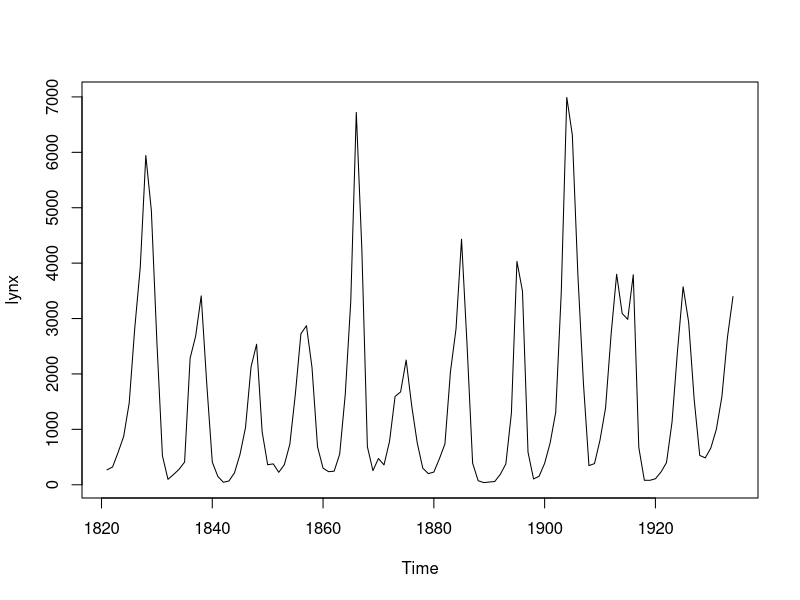
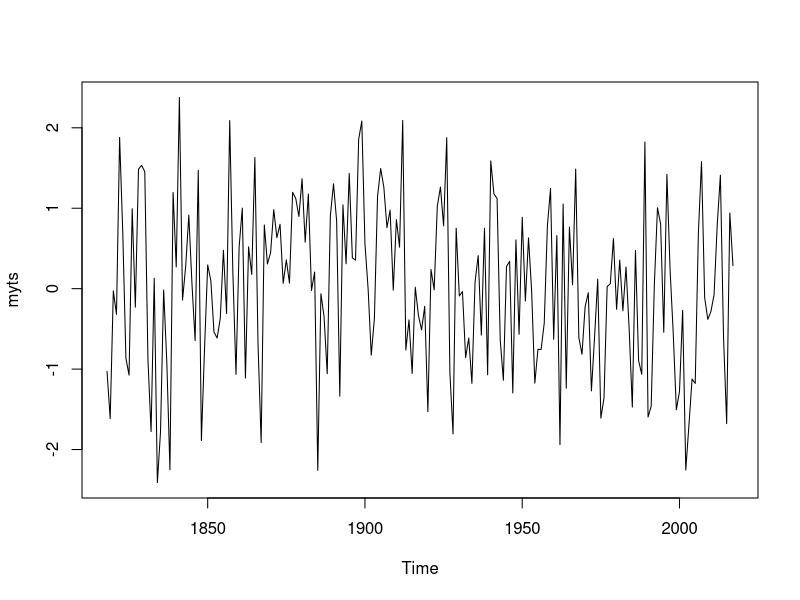
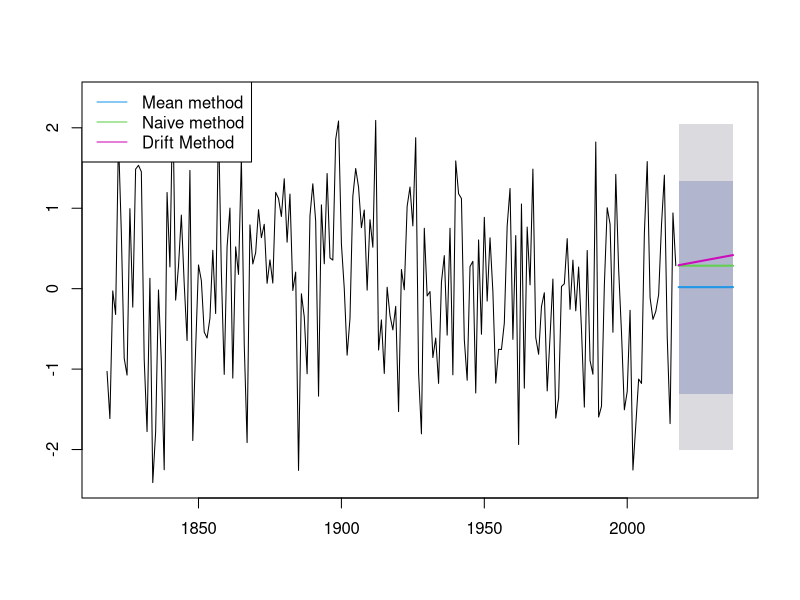
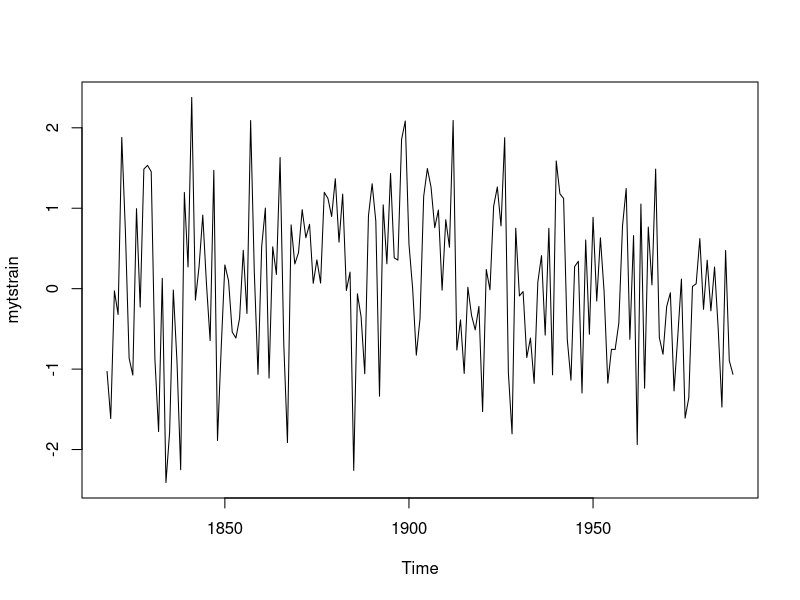
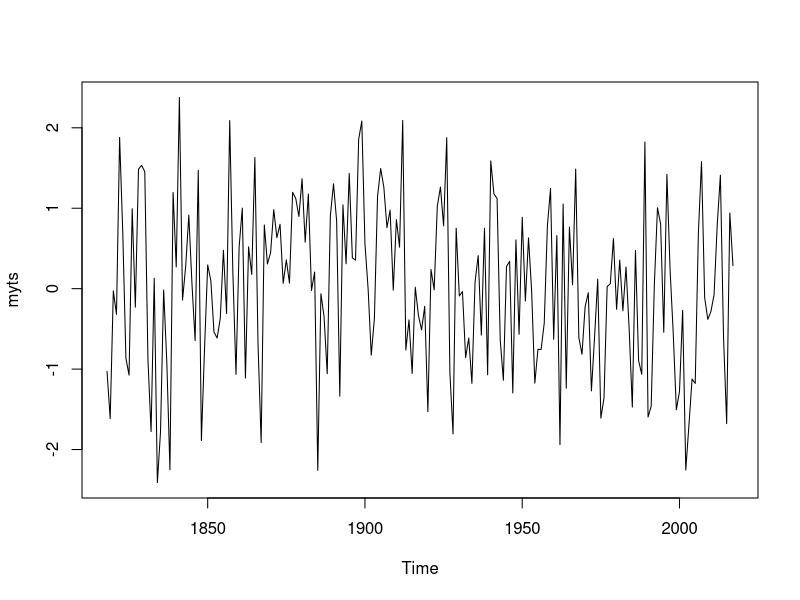
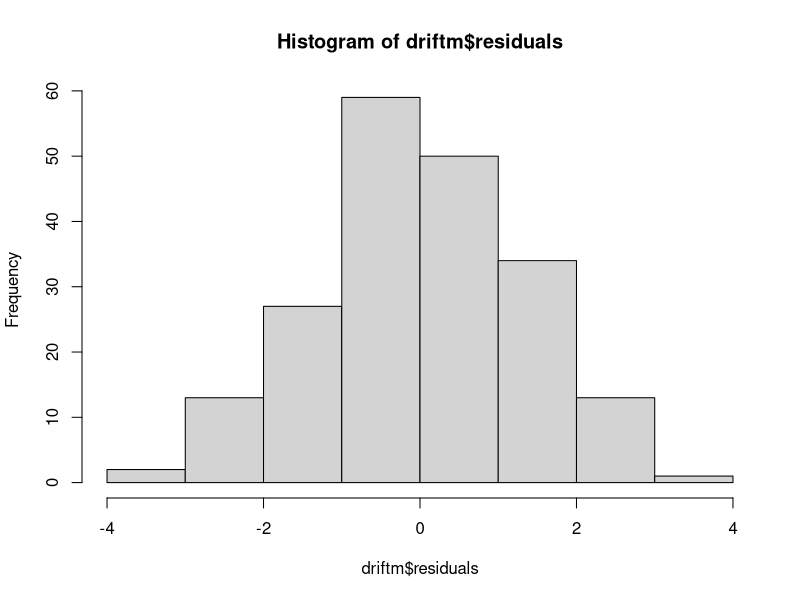
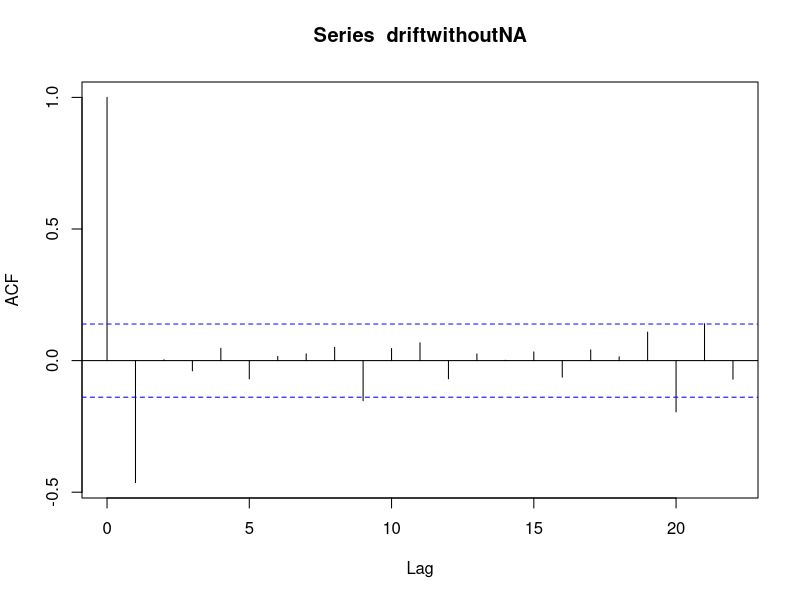
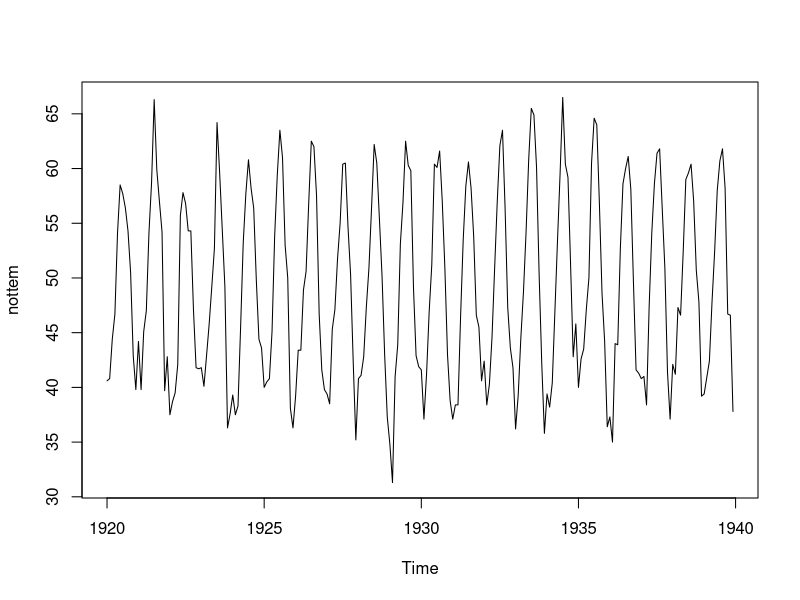

Write R code to recreate these figures, in order.
lynx
time(lynx)
length(lynx)
tail(lynx) # last 6 observations
mean(lynx); median(lynx)
plot(lynx)
sort(lynx)
sort(lynx)[c(57,58)]
quantile(lynx)
quantile(lynx, prob = seq(0, 1, length = 11), type = 5)

### simple forecast methods
set.seed(95)
myts <- ts(rnorm(200), start = (1818))
plot(myts)

library(forecast)
meanm <- meanf(myts, h=20)
naivem <- naive(myts, h=20)
driftm <- rwf(myts, h=20, drift = T)

plot(meanm, plot.conf = F, main = "")
lines(naivem$mean, col=123, lwd = 2)
lines(driftm$mean, col=22, lwd = 2)
legend("topleft",lty=1,col=c(4,123,22),
       legend=c("Mean method","Naive method","Drift Method"))

###### accuracy and model comparison
set.seed(95)
myts <- ts(rnorm(200), start = (1818))
mytstrain <- window(myts, start = 1818, end = 1988)
plot(mytstrain)

library(forecast)
meanm <- meanf(mytstrain, h=30)
naivem <- naive(mytstrain, h=30)
driftm <- rwf(mytstrain, h=30, drift = T)

mytstest <- window(myts, start = 1988)

accuracy(meanm, mytstest)
accuracy(naivem, mytstest)
accuracy(driftm, mytstest)

###### Residuals

set.seed(95)
myts <- ts(rnorm(200), start = (1818))
plot(myts)

library(forecast)
meanm <- meanf(myts, h=20)
naivem <- naive(myts, h=20)
driftm <- rwf(myts, h=20, drift = T)

var(meanm$residuals)
mean(meanm$residuals)

mean(naivem$residuals)

naivwithoutNA <- naivem$residuals
naivwithoutNA <- naivwithoutNA[2:200]
var(naivwithoutNA)
mean(naivwithoutNA)

driftwithoutNA <- driftm$residuals
driftwithoutNA <- driftwithoutNA[2:200]
var(driftwithoutNA)
mean(driftwithoutNA)

hist(driftm$residuals)

acf(driftwithoutNA)

### Stationarity
x <- rnorm(1000) # no unit-root, stationary

library(tseries)
adf.test(x) # augmented Dickey Fuller Test
plot(nottem) # Let s see the nottem dataset
plot(decompose(nottem))
adf.test(nottem)

y <- diffinv(x) # non-stationary
plot(y)
adf.test(y)

### Autocorrelation
# Durbin Watson test for autocorrelation
length(lynx); head(lynx); head(lynx[-1]); head(lynx[-114]) # check the required traits for the test

library(lmtest)
dwtest(lynx[-114] ~ lynx[-1])
x = rnorm(700) # Lets take a look at random numbers
dwtest(x[-700] ~ x[-1])
length(nottem) # and the nottem dataset
dwtest(nottem[-240] ~ nottem[-1])

### ACF and PACF
acf(lynx, lag.max = 20); pacf(lynx, lag.max =20, plot = F)
# lag.max for numbers of lags to be calculated
# plot = F to suppress plotting
acf(rnorm(500), lag.max = 20)

## Exercise messy data
set.seed(54)
myts <- ts(c(rnorm(50, 34, 10), 
             rnorm(67, 7, 1), 
             runif(23, 3, 14)))

# myts <- log(myts)
plot(myts)

library(forecast)
meanm <- meanf(myts, h=10)
naivem <- naive(myts, h=10)
driftm <- rwf(myts, h=10, drift = T)

plot(meanm, main = "", bty = "l")
lines(naivem$mean, col=123, lwd = 2)
lines(driftm$mean, col=22, lwd = 2)
legend("bottomleft",lty=1,col=c(4,123,22), bty = "n", cex = 0.75,
       legend=c("Mean method","Naive method","Drift Method"))

length(myts)
mytstrain <- window(myts, start = 1, end = 112 )
mytstest <- window(myts, start = 113)

meanma <- meanf(mytstrain, h=28)
naivema <- naive(mytstrain, h=28)
driftma <- rwf(mytstrain, h=28, drift = T)

accuracy(meanma, mytstest)
accuracy(naivema, mytstest)
accuracy(driftma, mytstest)

plot(naivem$residuals)

mean(naivem$residuals[2:140])

hist(naivem$residuals) # normal distribution

shapiro.test(naivem$residuals) # test for normal distribution, normal distr can be rejected

acf(naivem$residuals[2:140]) # autocorrelation test, autocorrelation present